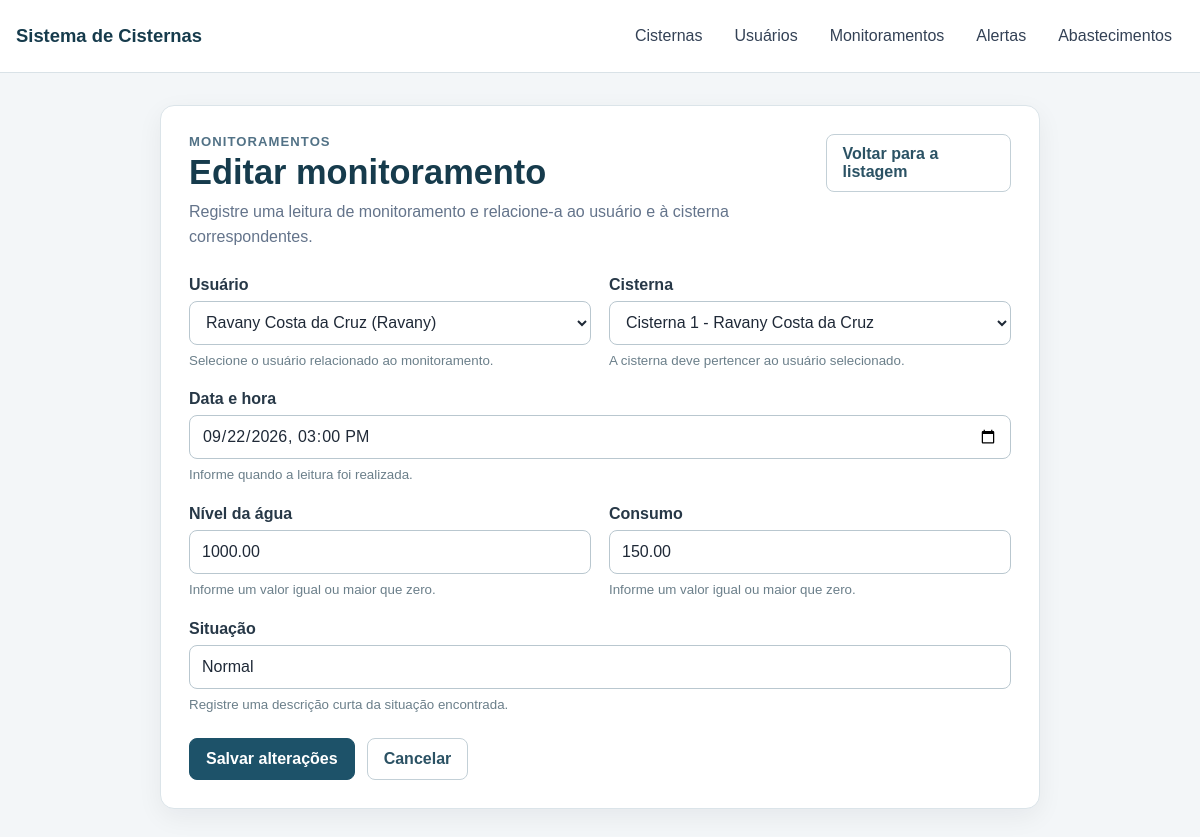
Screenshot of /monitoramentos/1/editar/ with the database file from the repository.
### cisternas/models.py (models this page shows, shortened)
class Monitoramento(models.Model):
    usuario = models.ForeignKey(
        Usuario,
        on_delete=models.CASCADE,
        related_name="monitoramentos",
    )
    cisterna = models.ForeignKey(
        Cisterna,
        on_delete=models.CASCADE,
        related_name="monitoramentos",
    )
    dataHora = models.DateTimeField()
    nivelAgua = models.DecimalField(
        max_digits=12,
        decimal_places=2,
        validators=[
            MinValueValidator(Decimal("0")),
        ],
    )
    consumo = models.DecimalField(
        max_digits=12,
        decimal_places=2,
        validators=[
            MinValueValidator(Decimal("0")),
        ],
    )
    situacao = models.CharField(max_length=255)
    class Meta:
        ordering = ("-dataHora", "-id")

### cisternas/views.py (the view)
def monitoramento_editar(request, pk):
    monitoramento = get_object_or_404(Monitoramento, pk=pk)
    if request.method == "POST":
        form = MonitoramentoForm(request.POST, instance=monitoramento)
        if form.is_valid():
            monitoramento = form.save()
            messages.success(
                request,
                f"Monitoramento {monitoramento.id} atualizado com sucesso.",
            )
            return redirect("monitoramento_detalhar", pk=monitoramento.pk)
    else:
        form = MonitoramentoForm(instance=monitoramento)
    contexto = {
        "titulo_pagina": "Editar monitoramento",
        "form": form,
        "monitoramento": monitoramento,
        "modo_edicao": True,
    }
    return render(request, "monitoramento/formulario.html", contexto)

### cisternas/models.py (called while the page is built)
    def __str__(self):
        return f"{self.nome} ({self.username})"

    def __str__(self):
        return f"Cisterna {self.id} - {self.usuario.nome}"

### cisternas/templates/monitoramento/formulario.html (shortened to what this page needs)
{% extends "cisternas/base.html" %}
{% load static %}
{% block extra_head %}
<link
    rel="stylesheet"
    href="{% static 'cisternas/css/usuario_monitoramento.css' %}"
>
{% endblock %}
{% block content %}
<section class="painel formulario-painel">
    <div class="pagina-topo">
        <div>
            <p class="pagina-sobre">Monitoramentos</p>
            <h1>{{ titulo_pagina }}</h1>
            <p class="pagina-descricao">
                Registre uma leitura de monitoramento e relacione-a ao usuário
                e à cisterna correspondentes.
            </p>
        </div>
        <a
            class="botao botao-secundario"
            href="{% url 'monitoramento_listar' %}"
        >
            Voltar para a listagem
        </a>
    </div>
    <form
        method="post"
        novalidate
        class="formulario formulario-monitoramento"
    >
        <div class="grade-dois-campos">
            <div class="campo-grupo">
                <label for="{{ form.usuario.id_for_label }}">
                    {{ form.usuario.label }}
                </label>
                {{ form.usuario }}
                {% if form.usuario.help_text %}
                    <small class="ajuda-campo">
                        {{ form.usuario.help_text }}
                    </small>
                {% endif %}
            </div>
            <div class="campo-grupo">
                <label for="{{ form.cisterna.id_for_label }}">
                    {{ form.cisterna.label }}
                </label>
                {{ form.cisterna }}
                {% if form.cisterna.help_text %}
                    <small class="ajuda-campo">
                        {{ form.cisterna.help_text }}
                    </small>
                {% endif %}
            </div>
        </div>
        <div class="campo-grupo">
            <label for="{{ form.dataHora.id_for_label }}">
                {{ form.dataHora.label }}
            </label>
            {{ form.dataHora }}
            {% if form.dataHora.help_text %}
                <small class="ajuda-campo">
                    {{ form.dataHora.help_text }}
                </small>
            {% endif %}
        </div>
        <div class="grade-dois-campos">
            <div class="campo-grupo">
                <label for="{{ form.nivelAgua.id_for_label }}">
                    {{ form.nivelAgua.label }}
                </label>
                {{ form.nivelAgua }}
                {% if form.nivelAgua.help_text %}
                    <small class="ajuda-campo">
                        {{ form.nivelAgua.help_text }}
                    </small>
                {% endif %}
            </div>
            <div class="campo-grupo">
                <label for="{{ form.consumo.id_for_label }}">
                    {{ form.consumo.label }}
                </label>
                {{ form.consumo }}
                {% if form.consumo.help_text %}
                    <small class="ajuda-campo">
                        {{ form.consumo.help_text }}
                    </small>
                {% endif %}
            </div>
        </div>
        <div class="campo-grupo">
            <label for="{{ form.situacao.id_for_label }}">
                {{ form.situacao.label }}
            </label>
            {{ form.situacao }}
            {% if form.situacao.help_text %}
                <small class="ajuda-campo">
                    {{ form.situacao.help_text }}
                </small>
            {% endif %}
        </div>
        <div class="formulario-acoes">
            <button
                class="botao botao-primario"
                type="submit"
            >
                {% if modo_edicao %}
                    Salvar alterações
                {% else %}
                    Cadastrar monitoramento
                {% endif %}
            </button>
            <a
                class="botao botao-secundario"
                href="{% url 'monitoramento_listar' %}"
            >
                Cancelar
            </a>
        </div>
    </form>
</section>
{% endblock %}

### cisternas/static/cisternas/css/base.css (style rules this page uses)
* { box-sizing: border-box; }
:root { font-family: Arial, Helvetica, sans-serif; color: #1f2937; background: #f3f6f8; }
body { margin: 0; min-height: 100vh; background: #f3f6f8; }
button, input, select, textarea { font: inherit; }
button, a { -webkit-tap-highlight-color: transparent; }
.painel { padding: 28px; border: 1px solid #dbe4e9; border-radius: 14px; background: #ffffff; box-shadow: 0 8px 26px rgba(15, 23, 42, 0.06); }
.pagina-topo { margin-bottom: 26px; display: flex; align-items: flex-start; justify-content: space-between; gap: 24px; }
.pagina-topo h1 { margin: 4px 0 8px; color: #163b4c; font-size: clamp(1.65rem, 3vw, 2.15rem); }
.pagina-sobre { margin: 0; color: #527286; font-size: 0.82rem; font-weight: 700; letter-spacing: 0.08em; text-transform: uppercase; }
.pagina-descricao { max-width: 720px; margin: 0; color: #64748b; line-height: 1.55; }
.formulario { display: grid; gap: 20px; }
.formulario-painel { max-width: 880px; margin: 0 auto; }
.campo-grupo { display: grid; gap: 7px; }
.campo-grupo label { color: #273847; font-weight: 700; }
.campo-formulario { width: 100%; min-height: 44px; padding: 10px 12px; border: 1px solid #b9c7cf; border-radius: 8px; outline: none; background: #ffffff; color: #1f2937; }
.grade-dois-campos { display: grid; grid-template-columns: repeat(2, minmax(0, 1fr)); gap: 18px; }
.ajuda-campo { color: #6b7f8a; line-height: 1.4; }
.formulario-acoes, .localizacao-acoes { display: flex; align-items: center; flex-wrap: wrap; gap: 12px; }
.formulario-acoes { padding-top: 4px; }
.botao { min-height: 42px; padding: 10px 16px; border: 1px solid transparent; border-radius: 8px; display: inline-flex; align-items: center; justify-content: center; gap: 8px; cursor: pointer; font-weight: 700; text-decoration: none; }
.botao-primario { border-color: #1d5269; background: #1d5269; color: #ffffff; }
.botao-secundario { border-color: #c3d0d7; background: #ffffff; color: #2b5264; }

### cisternas/static/cisternas/css/usuario_monitoramento.css (style rules this page uses)
.formulario-usuario .campo-grupo, .formulario-monitoramento .campo-grupo { position: relative; }
.formulario-monitoramento .grade-dois-campos { align-items: start; }
.formulario-monitoramento input[type="number"] { text-align: left; }

### rows the page displays
Monitoramento: usuario "Ravany Costa da Cruz (Ravany)", cisterna "Cisterna 1 - Ravany Costa da Cruz", dataHora "09/22/2026 15:00", nivelAgua "1000.00", consumo "150.00", situacao "Normal"

### other values shown
{{ titulo_pagina }} "Editar monitoramento"
